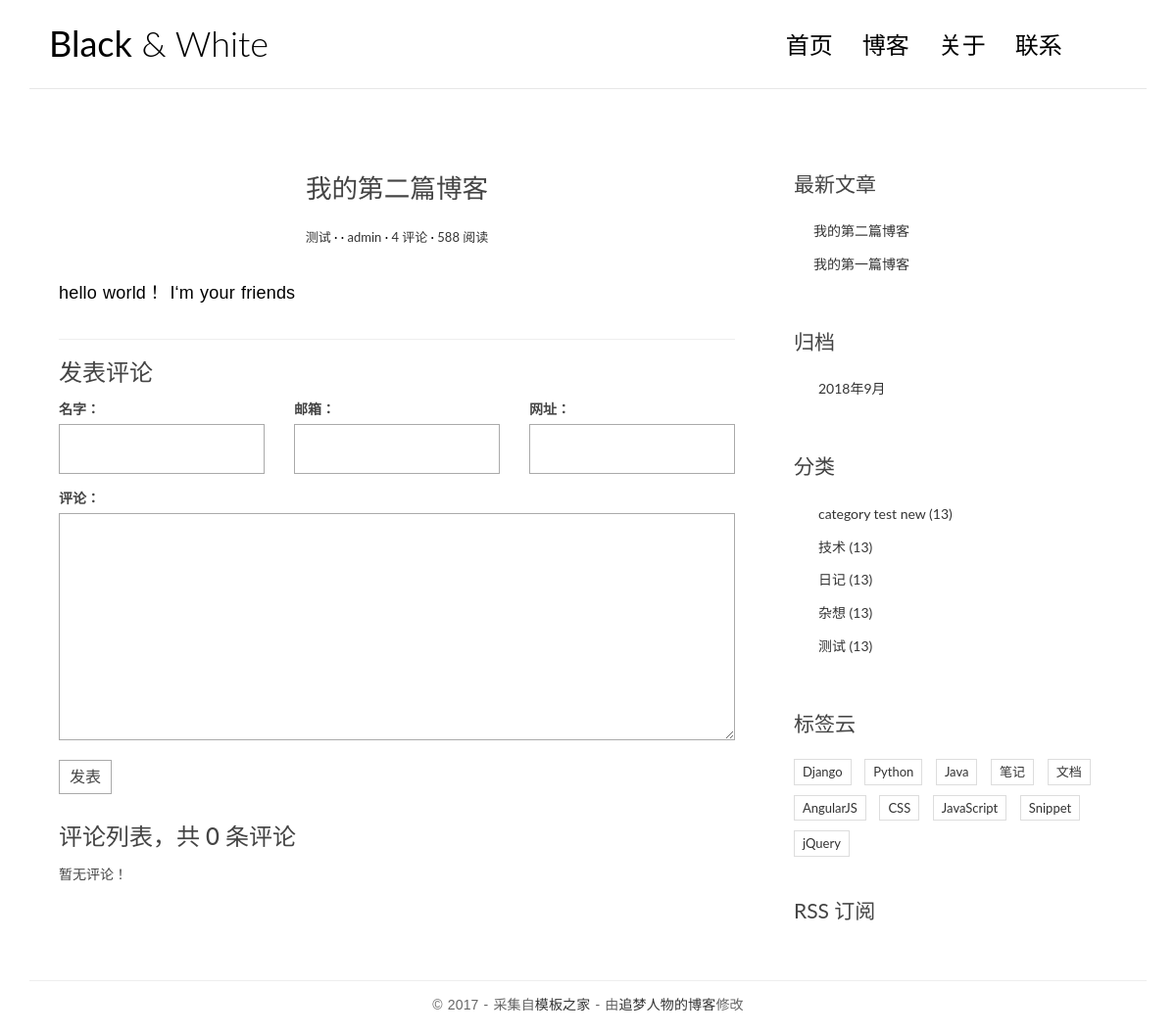
The page /post/3/ on the database as committed earlier.
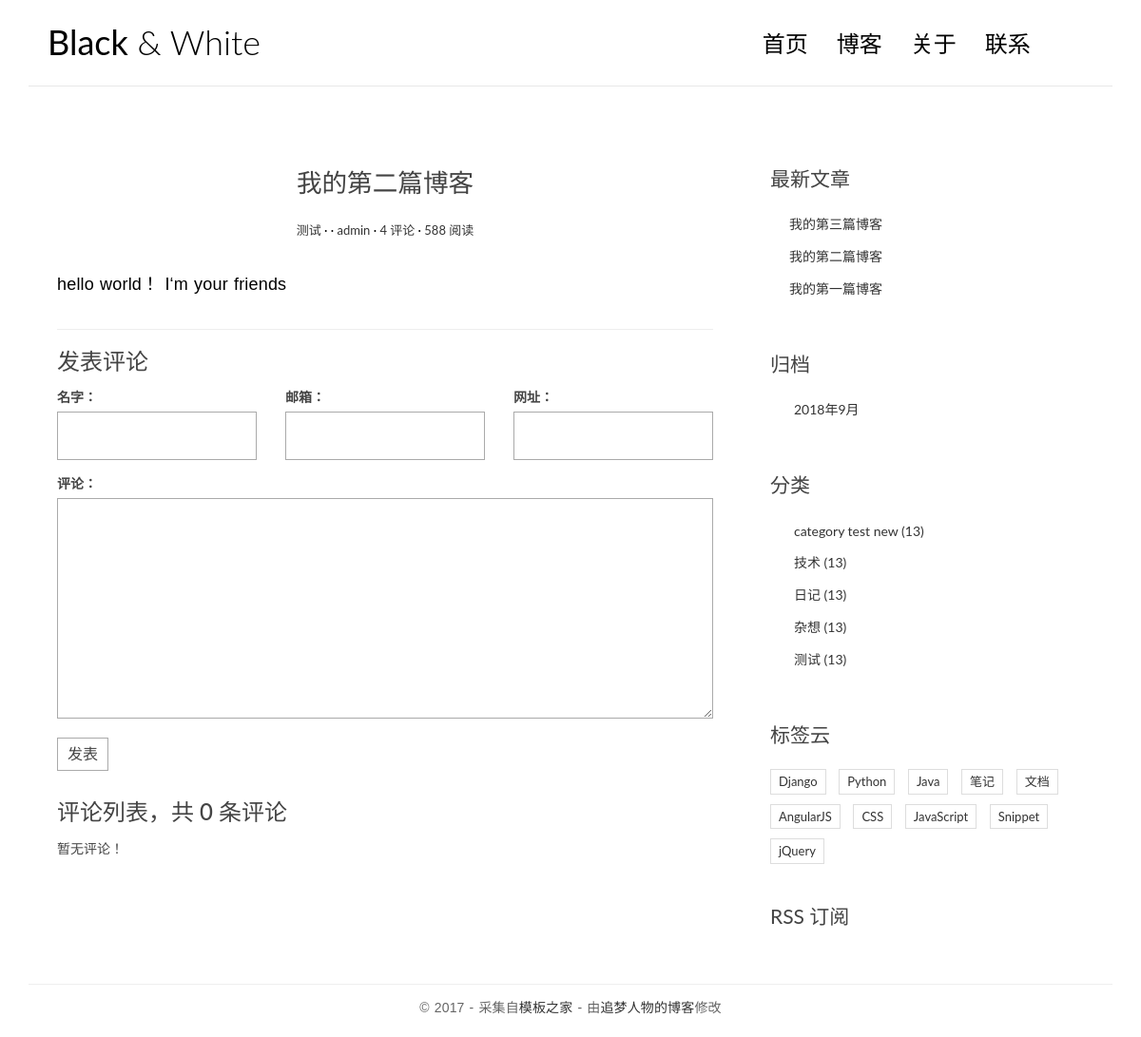
The same page on the database as committed later.
### blog/models.py (models this page shows, shortened)
class Post(models.Model):
    title = models.CharField(max_length=100)
    body = models.TextField()
    create_time = models.DateTimeField()
    modified_time = models.DateTimeField()
    excerpt = models.CharField(max_length=200,blank = True)
    category = models.ForeignKey(Category, on_delete=models.CASCADE)
    tag = models.ManyToManyField(Tag, blank = True)
    author = models.ForeignKey(User, on_delete=models.CASCADE)
    def get_absolute_url(self):
        return reverse('blog:detail',kwargs = {'pk':self.pk})
    class Meta:
        ordering = ['-create_time','title']

class Category(models.Model):
    name = models.CharField(max_length=100)

### blog/views.py (the view)
# urls.py: url(r'^post/(?P<pk>[0-9]+)/$',views.detail,name ='detail'),
def detail(request,pk):
    post = get_object_or_404(Post,pk=pk)
    md = markdown.Markdown(extensions=[
        'markdown.extensions.extra',
        'markdown.extensions.codehilite',
        'markdown.extensions.toc',
    ])
    post.body = md.convert(post.body)
    post.toc = md.toc
    form = CommentForm()
    comment_list = post.comment_set.all()
    context = {'post': post,
               'comment_list': comment_list,
               'form': form
               }
    return render(request,'blog/detail.html', context=context)

### comments/forms.py
class CommentForm(forms.ModelForm):
    class Meta:
        model = Comment
        fields = ['name','email','url','text']

### blog/templatetags/blog_tags.py (called while the page is built)
@register.simple_tag
def get_recent_posts(num=5):
    return Post.objects.all().order_by('-create_time')[:num]

@register.simple_tag
def get_archives():
    return Post.objects.dates('create_time','month',order = 'DESC')

@register.simple_tag
def get_categories():
    return Category.objects.all()

### templates/blog/detail.html (shortened to what this page needs)
{% extends 'base.html' %}
{% block main %}
    <article class="post post-{{ post.pk }}">
        <header class="entry-header">
            <h1 class="entry-title">{{ post.title }}</h1>
            <div class="entry-meta">
                <span class="post-category"><a href="#">{{ post.category.name }}</a></span>
                <span class="post-date"></span>
                <span class="post-author"><a href="#">{{post.author}}</a></span>
                <span class="comments-link"><a href="#">4 评论</a></span>
                <span class="views-count"><a href="#">588 阅读</a></span>
            </div>
        </header>
        <div class="entry-content clearfix">
            {{ post.body|safe }}
        </div>
    </article>
    <section class="comment-area" id="comment-area">
        <hr>
        <h3>发表评论</h3>
        <form action="{%url 'comments:post_comment' post.pk %}" method="post" class="comment-form">
            <div class="row">
                <div class="col-md-4">
                    <label for="{{ form.name.id_for_label }}">名字：</label>
                    {{ form.name }}
                </div>
                <div class="col-md-4">
                    <label for="{{ form.email.id_for_label }}">邮箱：</label>
                    {{ form.email }}
                </div>
                <div class="col-md-4">
                    <label for="{{ form.url.id_for_label }}">网址：</label>
                    {{ form.url }}
                </div>
                <div class="col-md-12">
                    <label for="form.text.id_for_label">评论：</label>
                    {{ form.text }}
                    <button type="submit" class="comment-btn">发表</button>
                </div>
            </div>
        </form>
        <div class="comment-list-panel">
            <h3>评论列表，共 <span>{{ post.comment_set.count }}</span> 条评论</h3>
            <ul class="comment-list list-unstyled">
                {% for comment in comment_list %}
                <li class="comment-item">
                    <span class="nickname">{{comment.name}}</span>
                    <time class="submit-date">{{ comment.create_time }}</time>
                    <div class="text">
                        {{ comment.text }}
                    </div>
                </li>
                {% empty %}
                暂无评论！
                {% endfor %}
            </ul>
        </div>
    </section>
{% endblock main %}

### templates/base.html (shortened to what the changed rows need)
{% load staticfiles %}
{% load blog_tags %}
<!DOCTYPE html>
<html>
<head>
    <link rel="stylesheet" href="{% static 'blog/css/bootstrap.min.css' %}">
    <link rel="stylesheet" href="http://code.ionicframework.com/ionicons/2.0.1/css/ionicons.min.css">
    <link rel="stylesheet" href="{% static 'blog/css/pace.css' %}">
    <link rel="stylesheet" href="{% static 'blog/css/custom.css' %}">
</head>
<body>
<div class="container">
    <header id="site-header">
        <div class="row">
            <div class="col-md-4 col-sm-5 col-xs-8">
                <div class="logo">
                    <h1><a href="{% url 'blog:index'%}"><b>Black</b> &amp; White</a></h1>
                </div>
            </div>
        </div>
    </header>
</div>
<div class="content-body">
    <div class="container">
        <div class="row">
            <main class="col-md-8">
                {% block main %}
                {% endblock main %}
            </main>
            <aside class="col-md-4">
                <div class="widget widget-recent-posts">
                    {% get_recent_posts as recent_post_list %}
                    <ul>
                        {% for post in recent_post_list %}
                        <li>
                            <a href="{{ post.get_absolute_url }}">{{post.title}}</a>
                        </li>
                        {% empty %}
                        暂无文章！
                        {% endfor %}
                    </ul>
                </div>
                <div class="widget widget-archives">
                    {% get_archives as date_list %}
                    <ul>
                        {% for date in date_list%}
                        <li>
                            <a href="{% url 'blog:archives' date.year date.month %}">{{ date.year }}年{{ date.month }}月</a>
                        </li>
                        {% empty %}
                        暂无文章！
                        {% endfor %}
                    </ul>
                </div>
                <div class="widget widget-category">
                    {% get_categories as category_list %}
                    <ul>
                        {% for category in category_list %}
                        <li>
                            <a href="{% url 'blog:category' category.pk %}">{{category.name}} <span class="post-count">(13)</span></a>
                        </li>
                        {% empty %}
                        暂无文章！
                        {% endfor %}
                    </ul>
                </div>
            </aside>
        </div>
    </div>
</div>
</body>
</html>

Rows that differ between the two databases and show on the page:
added Post: title "我的第三篇博客"
